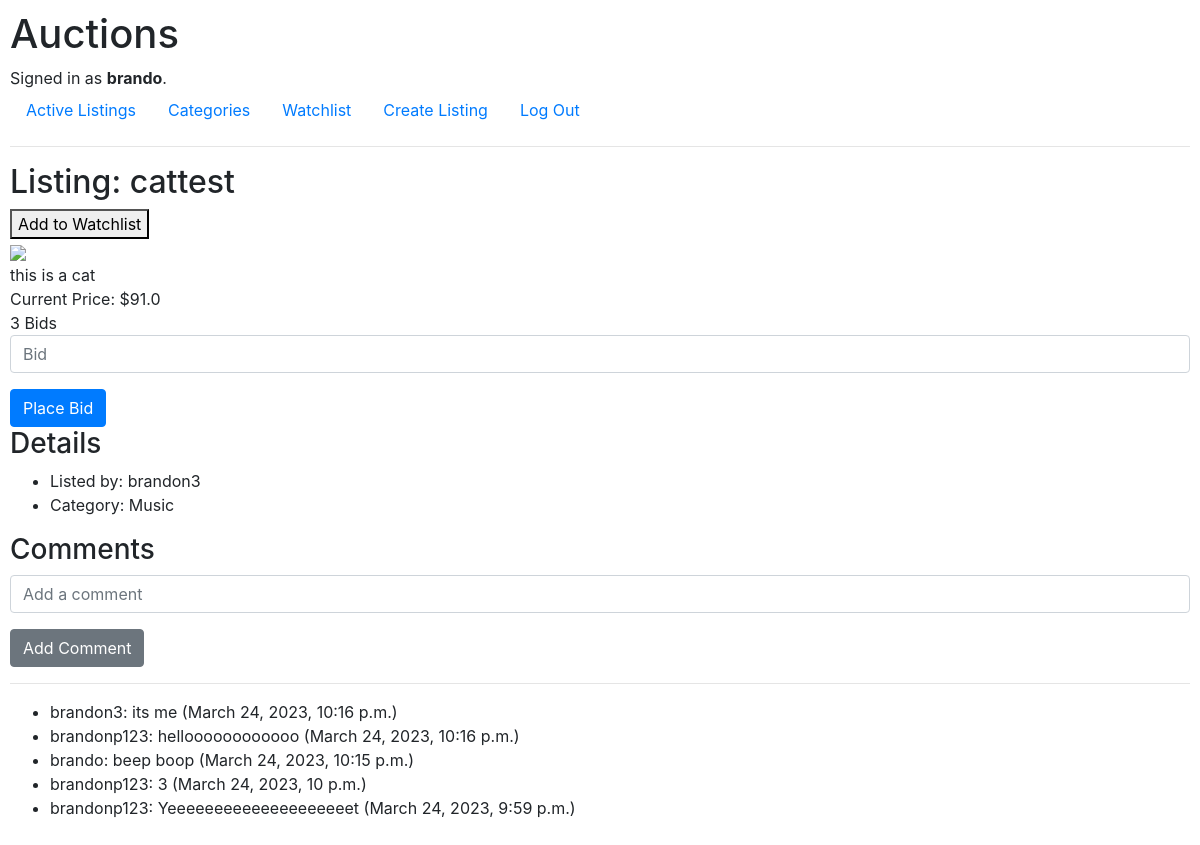
The app's page /listing/16 (signed in) with its own data.
### auctions/models.py (models this page shows, shortened)
class User(AbstractUser):
    pass

class Listing(models.Model):
    title = models.CharField(max_length=50)
    description = models.CharField(max_length=1000)
    price = models.FloatField()
    image_url = models.CharField(max_length=1500, blank=True)
    is_active = models.BooleanField(default=True)
    user = models.ForeignKey(User, on_delete=models.CASCADE, blank=True, null=True, related_name="listing_user") # One user can be associated with many listings
    category = models.ForeignKey(Category, on_delete=models.CASCADE, blank=True, null=True, related_name="listing_category") # One category can be associated with many listings
    time = models.DateTimeField(auto_now_add=True) # Auto timestamp

class Category(models.Model):
    category_name = models.CharField(max_length=50)
    def __str__(self):
        return self.category_name

class Comment(models.Model):
    user = models.ForeignKey(User, on_delete=models.CASCADE, blank=True, null=True, related_name="comment_user") # One user can be associated with many comments
    listing = models.ForeignKey(Listing, on_delete=models.CASCADE, blank=True, null=True, related_name="comment_listing") # One listing can be associated with many comments
    comment = models.CharField(max_length=400)
    time = models.DateTimeField(auto_now_add=True) # Auto timestamp

### auctions/views.py (the view)
# urls.py: path("listing/<str:listing_id>", views.listing, name="listing"),
def listing(request, listing_id):
    user_id = request.user.id
    filter = {"user": user_id, "listing": listing_id}
    if len(Watchlist.objects.filter(**filter)) == 1:
        in_watchlist = True
    else:
        in_watchlist = False
    current_listing = Listing.objects.get(id=int(listing_id))
    seller = User.objects.get(id=current_listing.user.id)
    comments = Comment.objects.filter(listing=current_listing.id).order_by("-time")
    bids = Bid.objects.filter(listing=current_listing.id)
    number_of_bids = len(bids)
    if number_of_bids > 0:
        highest_bid = bids.order_by("-amount")[0]
        winner_id = highest_bid.user.id
    else:
        highest_bid = None
        winner_id = None
    return render(request, "auctions/listing.html", {
        "listing": current_listing,
        "user_id": user_id,
        "in_watchlist": in_watchlist,
        "number_of_bids": number_of_bids,
        "winner_id": winner_id,
        "bid_form": BidForm,
        "comment_form": CommentForm,
        "seller": seller,
        "comments": comments
    })

### auctions/templates/auctions/listing.html (shortened to what this page needs)
{% extends "auctions/layout.html" %}
{% block body %}
    <h2>Listing: {{ listing.title }}</h2>
    {% if user.is_authenticated and listing.is_active == True %}
        <div>
            <form action="{% url 'watchlist' %}" method="POST">
                {% if in_watchlist == True %}
                    <input type="hidden" name="watchlist_action" value="remove">
                    <button type="submit">Remove from Watchlist</button>
                {% else %}
                    <button type="submit">Add to Watchlist</button>
                {% endif %}
            </form>
        </div>
    {% endif %}
    <div>
        <img src="{{ listing.image_url }}" onerror="this.onerror=null;this.src='https://www.survivorsuk.org/wp-content/uploads/2017/01/no-image.jpg';" width="400px" height="auto">
    </div>
    <div>
        {{ listing.description }}
    </div>
    <div>
        Current Price: ${{ listing.price }}
    </div>
    <div>
        {{ number_of_bids }} Bids
    </div>
    <div>
        {% if user.is_authenticated and listing.is_active == True and user_id != seller.id %}
            <form action="{% url 'bid' %}" method="POST">
                <div class="form-group">
                    {{ bid_form.amount }}
                </div>
                <button type="submit" class="btn btn-primary">Place Bid</button>
            </form>
        {% elif user_id == seller.id and listing.is_active == True %}
            <form action="{% url 'close' %}" method="POST">
                {% csrf_token %}
                <button type="submit" class="btn btn-danger">Close Listing</button>
                <input type="hidden" name="listing_id" value="{{ listing.id }}">
            </form>
        {% endif %}
    </div>
    <div>
        <h3>Details</h3>
    </div>
    <div>
        <ul>
            <li>Listed by: {{ seller.username }}</li>
            <li>Category: {{ listing.category }}</li>
        </ul>
    </div>
    <div>
        <h3>Comments</h3>
    </div>
    <div>
        {% if user.is_authenticated and listing.is_active == True %}
            <form action="{% url 'comment' %}" method="POST">
                <div class="form-group">
                    {{ comment_form.comment }}
                </div>
                <button type="submit" class="btn btn-secondary">Add Comment</button>
            </form>
        {% endif %}
    </div>
    <hr>
    <div>
        <ul>
            {% for comment in comments %}
                <li>{{ comment.user }}: {{ comment.comment }} ({{ comment.time }})</li>
            {% endfor %}
        </ul>
    </div>
{% endblock %}

### auctions/templates/auctions/layout.html (shortened to what this page needs)
{% load static %}
<!DOCTYPE html>
<html lang="en">
    <head>
        <link rel="stylesheet" href="https://stackpath.bootstrapcdn.com/bootstrap/4.4.1/css/bootstrap.min.css">
        <link href="{% static 'auctions/styles.css' %}" rel="stylesheet">
    </head>
    <body>
        <h1>Auctions</h1>
        <div>
            {% if user.is_authenticated %}
                Signed in as <strong>{{ user.username }}</strong>.
            {% else %}
                Not signed in.
            {% endif %}
        </div>
        <ul class="nav">
            <li class="nav-item">
                <a class="nav-link" href="{% url 'index' %}">Active Listings</a>
            </li>
            <li class="nav-item">
                <a class="nav-link" href="{% url 'categories' category_arg="all" %}">Categories</a>
            </li>
            {% if user.is_authenticated %}
            <li class="nav-item">
                <a class="nav-link" href="{% url 'watchlist' %}">Watchlist</a>
            </li>
                <li class="nav-item">
                    <a class="nav-link" href="{% url 'create' %}">Create Listing</a>
                </li>
                <li class="nav-item">
                    <a class="nav-link" href="{% url 'logout' %}">Log Out</a>
                </li>
            {% endif %}
        </ul>
        <hr>
        {% block body %}
        {% endblock %}
    </body>
</html>

### auctions/static/auctions/styles.css (style rules this page uses)
body { padding: 10px; }

### records on screen
User: username "brando"
Listing: title "cattest", description "this is a cat", price "91.0", category "Music"
User: username "brandon3"
Comment: user "brandon3", comment "its me", time "March 24, 2023, 10:16 p.m."
Comment: user "brandonp123", comment "helloooooooooooo", time "March 24, 2023, 10:16 p.m."
Comment: user "brando", comment "beep boop", time "March 24, 2023, 10:15 p.m."
Comment: user "brandonp123", comment "3", time "March 24, 2023, 10 p.m."
Comment: user "brandonp123", comment "Yeeeeeeeeeeeeeeeeeeeet", time "March 24, 2023, 9:59 p.m."

### other values on screen
{{ number_of_bids }} "3"
